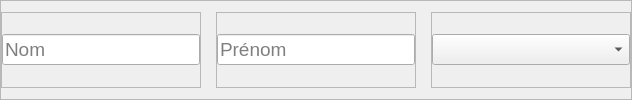
                              <widget class="QFrame" name="frame_11">
                               <property name="minimumSize">
                                <size>
                                 <width>300</width>
                                 <height>0</height>
                                </size>
                               </property>
                               <property name="frameShape">
                                <enum>QFrame::StyledPanel</enum>
                               </property>
                               <property name="frameShadow">
                                <enum>QFrame::Raised</enum>
                               </property>
                               <layout class="QHBoxLayout" name="horizontalLayout_23">
                                <property name="spacing">
                                 <number>15</number>
                                </property>
                                <property name="leftMargin">
                                 <number>0</number>
                                </property>
                                <property name="rightMargin">
                                 <number>0</number>
                                </property>
                                <item>
                                 <widget class="QFrame" name="frame_15">
                                  <property name="minimumSize">
                                   <size>
                                    <width>200</width>
                                    <height>0</height>
                                   </size>
                                  </property>
                                  <property name="frameShape">
                                   <enum>QFrame::StyledPanel</enum>
                                  </property>
                                  <property name="frameShadow">
                                   <enum>QFrame::Raised</enum>
                                  </property>
                                  <layout class="QVBoxLayout" name="verticalLayout_36">
                                   <property name="leftMargin">
                                    <number>0</number>
                                   </property>
                                   <property name="rightMargin">
                                    <number>0</number>
                                   </property>
                                   <item>
                                    <widget class="QLineEdit" name="nom">
                                     <property name="minimumSize">
                                      <size>
                                       <width>0</width>
                                       <height>25</height>
                                      </size>
                                     </property>
                                     <property name="font">
                                      <font>
                                       <pointsize>14</pointsize>
                                      </font>
                                     </property>
                                     <property name="placeholderText">
                                      <string>Nom</string>
                                     </property>
                                    </widget>
                                   </item>
                                  </layout>
                                 </widget>
                                </item>
                                <item>
                                 <widget class="QFrame" name="frame_16">
                                  <property name="minimumSize">
                                   <size>
                                    <width>200</width>
                                    <height>0</height>
                                   </size>
                                  </property>
                                  <property name="frameShape">
                                   <enum>QFrame::StyledPanel</enum>
                                  </property>
                                  <property name="frameShadow">
                                   <enum>QFrame::Raised</enum>
                                  </property>
                                  <layout class="QVBoxLayout" name="verticalLayout_34">
                                   <property name="leftMargin">
                                    <number>0</number>
                                   </property>
                                   <property name="rightMargin">
                                    <number>0</number>
                                   </property>
                                   <item>
                                    <widget class="QLineEdit" name="prenom">
                                     <property name="minimumSize">
                                      <size>
                                       <width>0</width>
                                       <height>25</height>
                                      </size>
                                     </property>
                                     <property name="font">
                                      <font>
                                       <pointsize>14</pointsize>
                                      </font>
                                     </property>
                                     <property name="placeholderText">
                                      <string>Prénom</string>
                                     </property>
                                    </widget>
                                   </item>
                                  </layout>
                                 </widget>
                                </item>
                                <item>
                                 <widget class="QFrame" name="frame_17">
                                  <property name="minimumSize">
                                   <size>
                                    <width>200</width>
                                    <height>25</height>
                                   </size>
                                  </property>
                                  <property name="font">
                                   <font>
                                    <pointsize>14</pointsize>
                                   </font>
                                  </property>
                                  <property name="frameShape">
                                   <enum>QFrame::StyledPanel</enum>
                                  </property>
                                  <property name="frameShadow">
                                   <enum>QFrame::Raised</enum>
                                  </property>
                                  <layout class="QVBoxLayout" name="verticalLayout_35">
                                   <property name="leftMargin">
                                    <number>0</number>
                                   </property>
                                   <property name="rightMargin">
                                    <number>0</number>
                                   </property>
                                   <item>
                                    <widget class="QComboBox" name="sexe">
                                     <property name="minimumSize">
                                      <size>
                                       <width>0</width>
                                       <height>25</height>
                                      </size>
                                     </property>
                                     <property name="font">
                                      <font>
                                       <pointsize>14</pointsize>
                                      </font>
                                     </property>
                                     <property name="cursor">
                                      <cursorShape>PointingHandCursor</cursorShape>
                                     </property>
                                     <property name="placeholderText">
                                      <string>Sexe</string>
                                     </property>
                                    </widget>
                                   </item>
                                  </layout>
                                 </widget>
                                </item>
                               </layout>
                              </widget>
